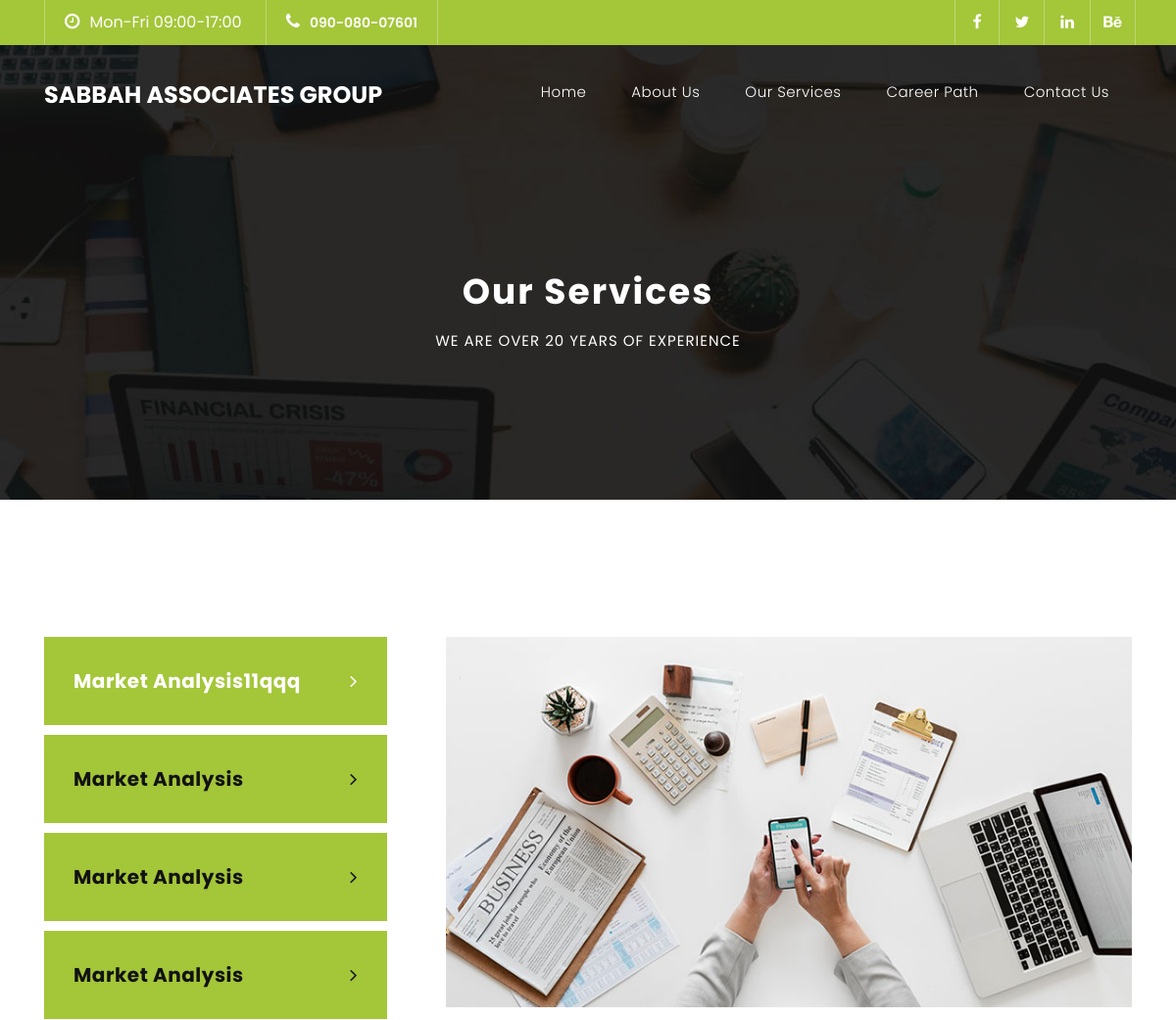
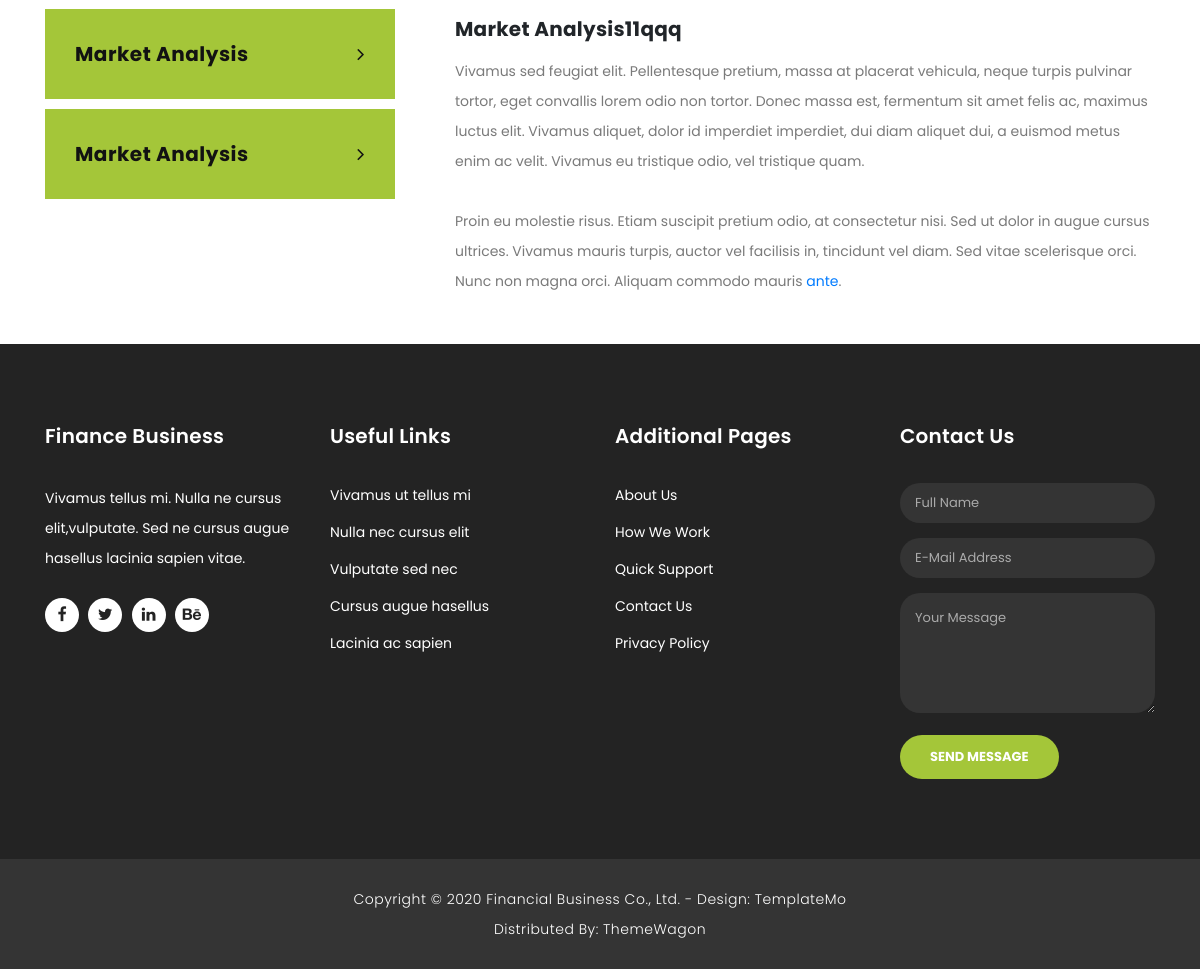
/services.php, run on the app's committed database (2 pictures, top to bottom).
### tables this page shows
CREATE TABLE `contactinfo` (
  `id` int(11) NOT NULL,
  `phone` varchar(255) NOT NULL,
  `email` varchar(255) NOT NULL,
  `whatsapp` varchar(255) NOT NULL,
  `workingHours` varchar(255) NOT NULL,
  `location` text NOT NULL
);

CREATE TABLE `socialmedia` (
  `id` int(11) NOT NULL,
  `link` text NOT NULL,
  `icon` varchar(255) NOT NULL
);

CREATE TABLE `services` (
  `id` int(11) NOT NULL,
  `title` varchar(255) NOT NULL,
  `intro` text NOT NULL,
  `description` text NOT NULL,
  `image` text NOT NULL
);

### services.php (the view)
<?php include "./admin/layout/connect.php";?><!DOCTYPE html>
<html lang="en">
  <head>
    <?php include "./layout/header.php";?>
  </head>
  <body>
    <?php include "./layout/navbar.php";?>
    <div class="page-heading header-text">
      <div class="container">
        <div class="row">
          <div class="col-md-12">
            <h1>Our Services</h1>
            <span>We are over 20 years of experience</span>
          </div>
        </div>
      </div>
    </div>
    <div class="single-services pb-5">
      <div class="container">
        <div class="row" id="tabs">
          <div class="col-md-4">
            <ul>
              <?php
                $sql="SELECT * FROM `services`;";
                $result=mysqli_query($conn,$sql);
                $counter=1;
                while($row=mysqli_fetch_assoc($result)){
                  echo '<li><a href="#tabs-'.$counter.'">'.$row['title'].' <i class="fa fa-angle-right"></i></a></li>';
                  $counter++;
                }
              ?>
            </ul>
          </div>
          <div class="col-md-8">
            <section class='tabs-content'>
              <?php
                $sql="SELECT * FROM `services`;";
                $result=mysqli_query($conn,$sql);
                $counter=1;
                while($row=mysqli_fetch_assoc($result)){
                  echo '
                    <article id="tabs-'.$counter.'">
                      <img src="'.$row['image'].'" alt="">
                      <h4>'.$row['title'].'</h4>
                      <p>'.nl2br($row['description']).'</p>
                    </article>
                  ';
                  $counter++;
                }
              ?>
            </section>
          </div>
        </div>
      </div>
    </div>
    <?php include "./layout/footer.php";?>
  </body>
</html>

### layout/navbar.php (shortened to what this page needs)
<div class="sub-header">
  <div class="container">
    <div class="row">
      <div class="col-md-8 col-xs-12">
        <ul class="left-info">
        <?php
            $sql="SELECT * FROM `contactinfo` WHERE `id`=1;";
            $result=mysqli_query($conn,$sql);
            while($row=mysqli_fetch_assoc($result)){
                echo '
                    <li class="text-white"><i class="fa fa-clock-o"></i>'.$row['workingHours'].'</li>
                    <li><a href="tel:'.$row['phone'].'" target="_blank"><i class="fa fa-phone"></i>'.$row['phone'].'</a></li>
                ';
            }
        ?>
        </ul>
      </div>
      <div class="col-md-4">
        <ul class="right-icons">
            <?php
                $sql="SELECT * FROM `socialmedia`;";
                $result=mysqli_query($conn,$sql);
                while($row=mysqli_fetch_assoc($result)){
                    echo '
                        <li><a href="'.$row['link'].'" target="_blank"><i class="fa '.$row['icon'].'"></i></a></li>
                    ';
                }
            ?>
        </ul>
      </div>
    </div>
  </div>
</div>
<header class="">
  <nav class="navbar navbar-expand-lg">
    <div class="container">
      <a class="navbar-brand" href="index.php"><h2>Sabbah Associates Group</h2></a>
      <div class="collapse navbar-collapse" id="navbarResponsive">
        <ul class="navbar-nav ml-auto">
          <li class="nav-item">
            <a class="nav-link" href="index.php">Home</a>
          </li>
          <li class="nav-item">
            <a class="nav-link" href="about.php">About Us</a>
          </li>
          <li class="nav-item">
            <a class="nav-link" href="services.php">Our Services</a>
          </li>
          <li class="nav-item">
            <a class="nav-link" href="career.php">Career Path</a>
          </li>
          <li class="nav-item">
            <a class="nav-link" href="contact.php">Contact Us</a>
          </li>
        </ul>
      </div>
    </div>
  </nav>
</header>

### assets/css/templatemo-finance-business.css (style rules this page uses)
body { font-family: 'Poppins', sans-serif; overflow-x: hidden; text-rendering: optimizeLegibility; -webkit-font-smoothing: antialiased; -moz-osx-font-smoothing: grayscale; }
p { margin-bottom: 0px; font-size: 14px; color: #666666; line-height: 30px; }
a { text-decoration: none!important; }
ul { padding: 0; margin: 0; list-style: none; }
h1,h2,h3,h4,h5,h6 { margin: 0px; }
.sub-header { background-color: #a4c639; height: 46px; line-height: 46px; }
.sub-header ul li { display: inline-block; }
.sub-header ul.left-info li { border-left: 1px solid rgba(250,250,250,0.3); padding: 0px 20px; }
.sub-header ul.left-info li:last-child { border-right: 1px solid rgba(250,250,250,0.3); }
.sub-header ul.left-info li i { margin-right: 10px; font-size: 18px; }
.sub-header ul.left-info li a { color: #fff; font-size: 14px; font-weight: 600; }
.sub-header ul.right-icons { float: right; }
.sub-header ul.right-icons li { margin-right: -4px; width: 46px; display: inline-block; text-align: center; border-right: 1px solid rgba(250,250,250,0.3); }
.sub-header ul.right-icons li:first-child { border-left: 1px solid rgba(250,250,250,0.3); }
.sub-header ul.right-icons li a { color: #fff; transition: all 0.3s; }
header { position: absolute; z-index: 99999; width: 100%; background-color: transparent!important; height: 80px; -webkit-transition: all 0.3s ease-in-out 0s; -moz-transition: all 0.3s ease-in-out 0s; -o-transition: all 0.3s ease-in-out 0s; transition: all 0.3s ease-in-out 0s; }
header .navbar { padding: 20px 0px; }
.navbar .navbar-brand { float: left; margin-top: 12px; outline: none; }
.navbar .navbar-brand h2 { color: #fff; text-transform: uppercase; font-size: 24px; font-weight: 700; -webkit-transition: all .3s ease 0s; -moz-transition: all .3s ease 0s; -o-transition: all .3s ease 0s; transition: all .3s ease 0s; }
#navbarResponsive { z-index: 999; }
.navbar-collapse { text-align: center; }
.navbar .navbar-nav .nav-item { margin: 0px 15px; }
.navbar .navbar-nav a.nav-link { text-transform: capitalize; font-size: 15px; font-weight: 300; letter-spacing: 0.5px; color: #fff; transition: all 0.5s; margin-top: 5px; }
*, *:before, *:after { -webkit-box-sizing: border-box; box-sizing: border-box; -webkit-font-smoothing: antialiased; -moz-osx-font-smoothing: grayscale; }
.page-heading { text-align: center; background-image: url(../images/page-heading-bg.jpg); background-position: center center; background-repeat: no-repeat; background-size: cover; padding: 230px 0px 150px 0px; color: #fff; }
.page-heading h1 { text-transform: capitalize; font-size: 36px; font-weight: 700; letter-spacing: 2px; margin-bottom: 18px; }
.page-heading span { font-size: 15px; text-transform: uppercase; letter-spacing: 1px; color: #fff; display: block; }
.single-services { margin-top: 140px; }
#tabs ul { margin: 0; padding: 0; }
#tabs ul li { margin-bottom: 10px; display: inline-block; width: 100%; }
#tabs ul li:last-child { margin-bottom: 0px; }
#tabs ul li a { text-transform: capitalize; width: 100%; padding: 30px 30px; display: inline-block; background-color: #a4c639; font-size: 20px; color: #121212; letter-spacing: 0.5px; font-weight: 700; transition: all 0.3s; }
#tabs ul li a i { float: right; margin-top: 5px; }
#tabs ul .ui-tabs-active a { color: #fff; }
.tabs-content { margin-left: 30px; text-align: left; display: inline-block; transition: all 0.3s; }
.tabs-content img { max-width: 100%; overflow: hidden; }
.tabs-content h4 { font-size: 20px; font-weight: 700; letter-spacing: 0.25px; margin-bottom: 15px; margin-top: 30px; }
.tabs-content p { font-size: 14px; color: #7a7a7a; margin-bottom: 0px; }

### data on the page
contactinfo: workingHours "Mon-Fri 09:00-17:00", phone "090-080-07601"
services: title "Market Analysis11qqq", image (picture), description "Vivamus sed feugiat elit. Pellentesque pretium, massa at placerat vehicula, neque turpis pulvinar tortor, eget convallis lorem odio non tortor. Donec massa est, fermentum sit amet felis ac, maximus luctus elit. Vivamus aliquet, dolor id imperdiet imperdiet, dui diam aliquet dui, a euismod metus enim ac velit. Vivamus eu tristique odio, vel tristique quam. Proin eu molestie risus. Etiam suscipit pretium odio, at consectetur nisi. Sed ut dolor in augue cursus ultrices. Vivamus mauris turpis, auctor vel facilisis in, tincidunt vel diam. Sed vitae scelerisque orci. Nunc non magna orci. Aliquam commodo mauris ante ."
services: title "Market Analysis"
services: title "Market Analysis"
services: title "Market Analysis"
services: title "Market Analysis"
services: title "Market Analysis"
